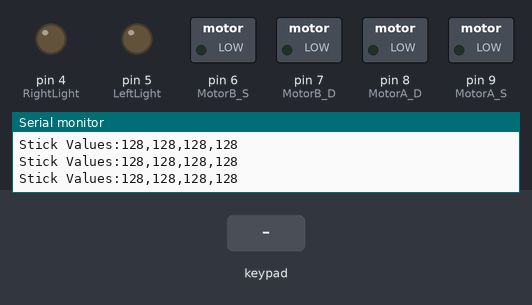
The sketch below on a simulated Arduino Uno, built with avr-gcc and run on an emulated ATmega328P. On the bench: switched loads named in the sketch (green lamp = pin HIGH), output pins drawn as LEDs (lit = HIGH), the last lines printed to the serial monitor. The inputs (shaded band) are chosen by the test bench.

Above: at 1.3 s.
1.4 s: key 'U' pressed
At 1.6 s:
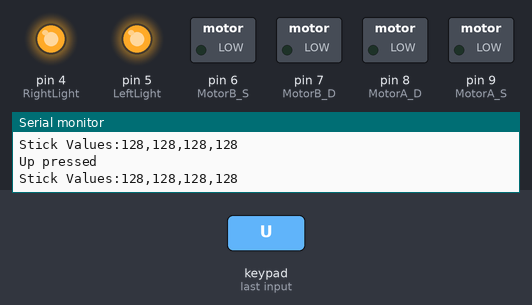
Timing chart, 0 to 4.4 s (numbered marks = the images above; inputs shaded):
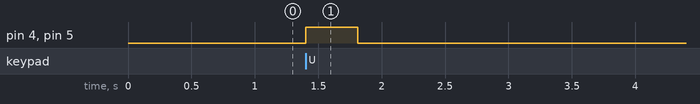

Measured:
- after the input at 1.4 s, pin 4 (RightLight), pin 5 (LeftLight): LOW → HIGH at once, → LOW 0.41 s later

The sketch:

lectia_3.ino
```cpp
#include<PS2X_lib.h>

//pinii pentru Receiver
#define PS2_DAT        13
#define PS2_CMD        11
#define PS2_SEL        10
#define PS2_CLK        12

//pinii pentru driverul de la motoare
#define MotorB_S  6
#define MotorB_D  7
#define MotorA_S  9
#define MotorA_D  8

int speedo = 230;

//pinii pentru ledu-uri
#define RightLight 4
#define LeftLight  5

// creăm un obiect PS2x
PS2X ps2x;
#define pressures   false
#define rumble      false
int error = 0;
byte type = 0;
byte vibrate = 0;


void setup() {
  //setăm pinii de la motoare
  pinMode(MotorA_S, OUTPUT);
  pinMode(MotorA_D, OUTPUT);
  pinMode(MotorB_S, OUTPUT);
  pinMode(MotorB_D, OUTPUT);

  digitalWrite(MotorA_S, LOW);
  digitalWrite(MotorB_S, LOW);

  //inițializăm pinii de la led-uri
  pinMode(RightLight, OUTPUT);
  pinMode(LeftLight, OUTPUT);

  //inițializăm comunicatrea serială
  Serial.begin(115200);
  delay(100);

  //inițializăm controllerul PS2
  error = ps2x.config_gamepad(PS2_CLK, PS2_CMD, PS2_SEL, PS2_DAT, pressures, rumble);
  if (error == 0) {
    Serial.print("Found Controller, configured successful ");
    Serial.print("pressures = ");
    if (pressures)
      Serial.println("true ");
    else
      Serial.println("false");
    Serial.print("rumble = ");
    if (rumble)
      Serial.println("true)");
    else
      Serial.println("false");
    Serial.println("Try out all the buttons, X will vibrate the controller, faster as you press harder;");
    Serial.println("holding L1 or R1 will print out the analog stick values.");
    Serial.println("Note: Go to www.billporter.info for updates and to report bugs.");
  }
}

void loop() {
  ps2x.read_gamepad(false, vibrate);


  //control motor stânga
  if (ps2x.Analog(PSS_LY) < 50) {
    analogWrite(MotorB_S, speedo);
    digitalWrite(MotorB_D, HIGH);
  }
  else if (ps2x.Analog(PSS_LY) > 200) {
    analogWrite(MotorB_S, speedo);
    digitalWrite(MotorB_D, LOW);
  }
  else {
    analogWrite(MotorB_S, 0);
  }

  //control motor dreapta
  if (ps2x.Analog(PSS_RY) < 50 ) {
    analogWrite(MotorA_S, speedo);
    digitalWrite(MotorA_D, HIGH);
  }
  else if (ps2x.Analog(PSS_RY) > 200) {
    analogWrite(MotorA_S, speedo);
    digitalWrite(MotorA_D, LOW);
  }
  else {
    analogWrite(MotorA_S, 0);
  }

  //Control lumini
  if (ps2x.Button(PSB_PAD_UP)) {
    Serial.println("Up pressed");
    digitalWrite(RightLight, HIGH);
    digitalWrite(LeftLight , HIGH);
  }
  else {
    digitalWrite(RightLight, LOW);
    digitalWrite(LeftLight, LOW);
  }

  Serial.print("Stick Values:");
  Serial.print(ps2x.Analog(PSS_LY), DEC); //Left stick, Y axis. Other options: LX, RY, RX
  Serial.print(",");
  Serial.print(ps2x.Analog(PSS_LX), DEC);
  Serial.print(",");
  Serial.print(ps2x.Analog(PSS_RY), DEC);
  Serial.print(",");
  Serial.println(ps2x.Analog(PSS_RX), DEC);

  delay(50);
}
```
